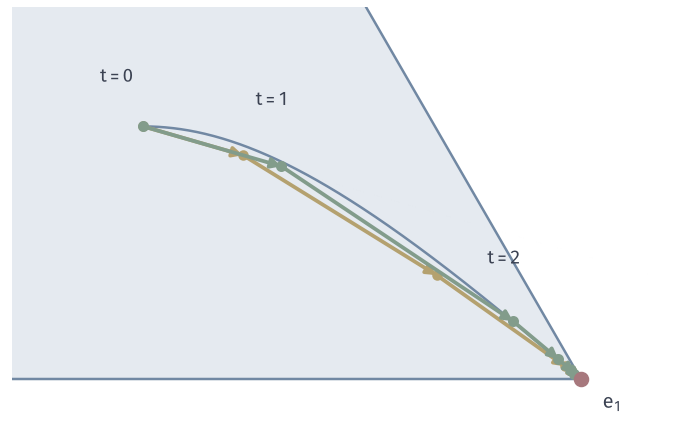

Reproduce this figure in Python.
from pathlib import Path
import sys
ROOT = next(p for p in Path(__file__).resolve().parents if (p/"build.sh").is_file() and (p/"tex/book.tex").is_file())
sys.path.insert(0, str(ROOT/"figures/05-optimization/01-linear-programming/matplotlib/lpipm-common"))
from ipm_plot import *
OUT = Path(__file__).resolve().parent

# Path-following iterates on the triangle: sigma=0.3 and an aggressive sigma=0.1.
ys = np.concatenate([-np.logspace(4, -2, 300), np.linspace(0, 1 - 1e-5, 400)]); P, _ = central_run(C_RUN, ys)
h3 = path_following(A_RUN, B_RUN, C_RUN, X0_RUN, Y0_RUN, S0_RUN, sigma=.3, eta=.9, tol=1e-3)
h1 = path_following(A_RUN, B_RUN, C_RUN, X0_RUN, Y0_RUN, S0_RUN, sigma=.1, eta=.9, tol=1e-3)
fig, ax = figure(width_mm=96, height_mm=62)
draw_tri(ax, labels=False)
ax.set_xlim(-.3, 1.2); ax.set_ylim(-.12, .85)
ax.text(1.05, -.03, '$\\mathbf{e}_1$', ha='left', va='top', fontsize=8)
ax.plot(*tri(P).T, color=BLUE, lw=1.0, zorder=2)
path(ax, tri(np.array([r['x'] for r in h1])), color=YELLOW, lw=1.5, ms=3.2, zorder=4)
path(ax, tri(np.array([r['x'] for r in h3])), color=GREEN, lw=1.5, ms=3.4, zorder=5)
ax.plot(*V3['e1'], 'o', color=RED, ms=5.2, zorder=8, clip_on=False)
for r, off in zip(h3[:3], [(-.06, .1), (-.02, .14), (-.02, .13)]):
    q = tri(r['x']); ax.text(q[0] + off[0], q[1] + off[1], f"$t={r['t']}$", fontsize=7.5, ha='center')
save(fig, OUT, 'figure', {'rounds_sigma_0.3': len(h3) - 1, 'rounds_sigma_0.1': len(h1) - 1, 'iterates_0.3': [r['x'].tolist() for r in h3]})
